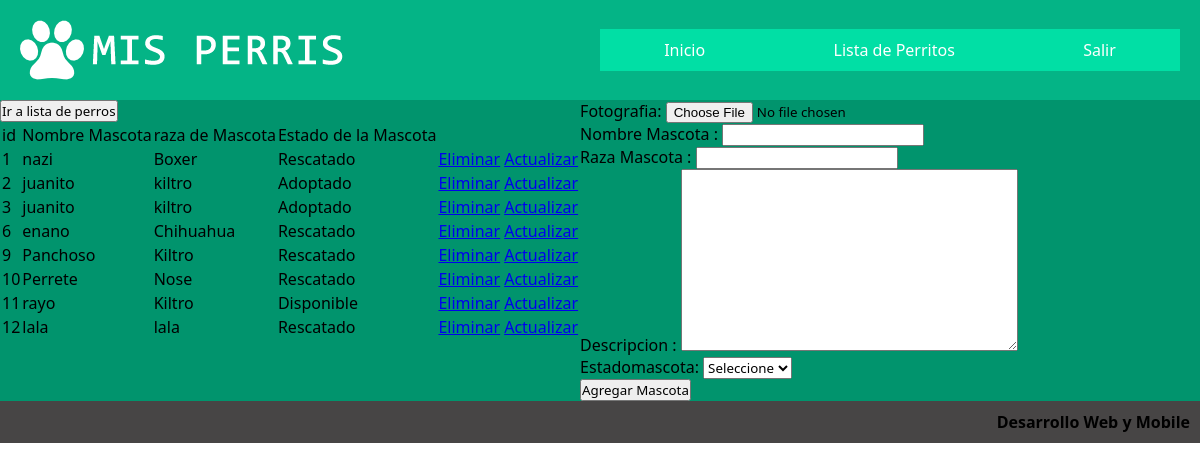
The page /gestionMascota/ (signed in) on the database its author committed.
### Sistema/models.py (models this page shows)
class Mascota(models.Model):
    fichaMascota=models.AutoField(primary_key=True)
    fotoMascota=models.ImageField(upload_to='./media/')
    nombreMascota=models.CharField(max_length=50 ,blank=False,null=False)
    razaMascota=models.CharField(max_length=50,blank=False,null=False)
    descripcion=models.CharField(max_length=255)
    estadoMascota=models.CharField(max_length=30,default="Rescatado")

### Sistema/views.py (the view)
# urls.py: url(r'^gestionMascota/$',views.gestionarMascota,name="gestionMascota"),
@login_required(login_url='login')
def gestionarMascota(request):
    form = AgregarMascota(request.POST,request.FILES)
    if form.is_valid():
        data=form.cleaned_data
        regDB=Mascota(fichaMascota=data.get("fichaMascota"),fotoMascota=data.get("fotoMascota"),nombreMascota=data.get("nombreMascota"),razaMascota=data.get("razaMascota"),descripcion=data.get("descripcion"),estadoMascota=data.get("estadoMascota"),)
        regDB.save()
    form = AgregarMascota()
    mascotas=Mascota.objects.all()
    titulo="Gestion Mascotas"
    return render(request,"gestionMascota.html",{'mascotas':mascotas,'form':form,'titulo':titulo,})

### Sistema/forms.py
class AgregarMascota(forms.Form):
        fotoMascota=forms.ImageField(label="Fotografia")
        nombreMascota=forms.CharField(widget=forms.TextInput(),label="Nombre Mascota :")
        razaMascota=forms.CharField(widget=forms.TextInput(),label="Raza Mascota :")
        descripcion=forms.CharField(widget=forms.Textarea(),label="Descripcion :")
        estadoMascota=forms.ChoiceField(choices=resultadosPosibles)

### Sistema/templates/gestionMascota.html (shortened to what this page needs)
{%extends 'maqueta.html'%}
{% block Lista %}
<input type="submit" value="Ir a lista de perros" onclick = "location='/ListaPerros/'"/>
{% if mascotas %}
<table>
    <tr>
        <td>id</td><td>Nombre Mascota</td><td>raza de Mascota</td><td>Estado de la Mascota</td>
    </tr>
    {% for m in mascotas %}
    <tr>
        <td>{{m.fichaMascota}}</td>
        <td>{{m.nombreMascota}}</td>
        <td>{{m.razaMascota}}</td>
        <td>{{m.estadoMascota}}</td>
        <td><a class= "eliminar" href="/eliminarMascota/{{m.fichaMascota}}">Eliminar</a></td>
        <td><a class= "editar"  href="/modificarMascota/{{m.fichaMascota}}">Actualizar</a></td>
    </tr>
    {% endfor %}
    <br>
</table>
{% else %}
<h2>No hay Mascotas registrados</h2>
{% endif %}
{% endblock %}
{% block Formulario%}
<form  role="form"  enctype="multipart/form-data" action="" method="POST" id="upload-image-form">
    {{ form.as_p }}
    <button type="submit">Agregar Mascota</button>
</form>
{% endblock %}

### Sistema/static/css/maqueta.css (style rules this page uses)
* { margin: 0; padding: 0; font-family:'Segoe UI'; box-sizing: border-box; }
body { background:#fff; color: black; }

### rows shown on the page
Mascota: fichaMascota "1", nombreMascota "nazi", razaMascota "Boxer", estadoMascota "Rescatado"
Mascota: fichaMascota "2", nombreMascota "juanito", razaMascota "kiltro", estadoMascota "Adoptado"
Mascota: fichaMascota "3", nombreMascota "juanito", razaMascota "kiltro", estadoMascota "Adoptado"
Mascota: fichaMascota "6", nombreMascota "enano", razaMascota "Chihuahua", estadoMascota "Rescatado"
Mascota: fichaMascota "9", nombreMascota "Panchoso", razaMascota "Kiltro", estadoMascota "Rescatado"
Mascota: fichaMascota "10", nombreMascota "Perrete", razaMascota "Nose", estadoMascota "Rescatado"
Mascota: fichaMascota "11", nombreMascota "rayo", razaMascota "Kiltro", estadoMascota "Disponible"
Mascota: fichaMascota "12", nombreMascota "lala", razaMascota "lala", estadoMascota "Rescatado"
